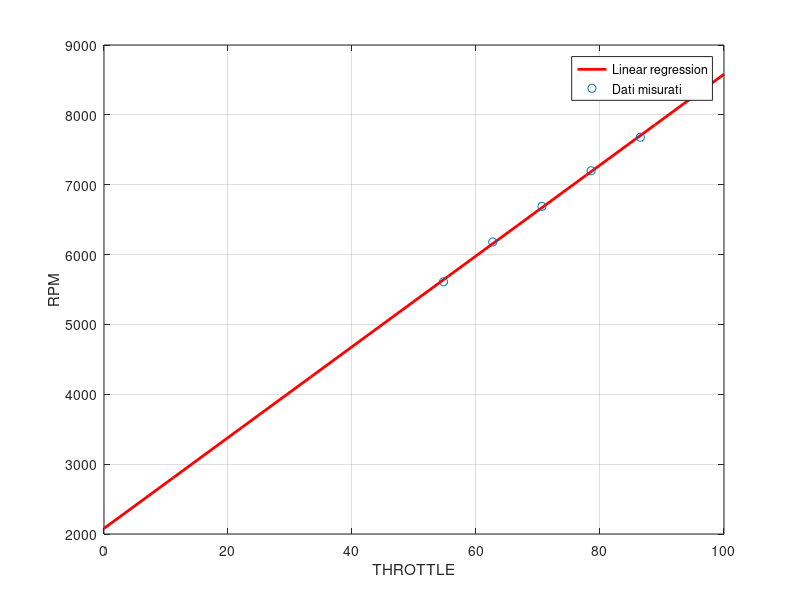
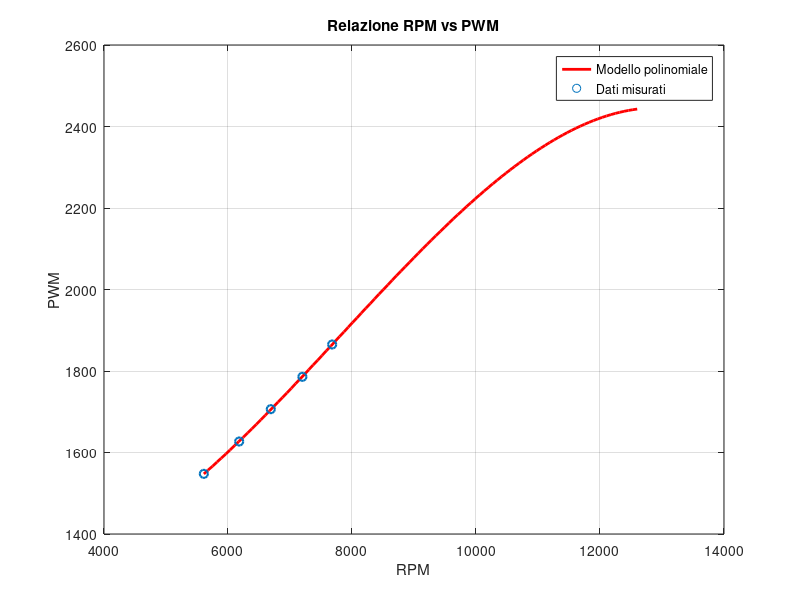

Write MATLAB code to recreate these figures, in order.


THROTTLE_SAMPLE = [54.761904761904766, 62.698412698412696, 70.63492063492063, 78.57142857142858, 86.5079365079365];
PWM_SAMPLE = THROTTLE_SAMPLE / 100 * 1000 + 1000;

RPM_SAMPLE = [5610, 6180, 6690, 7200, 7680];
%RPM_SAMPLE = [6600, 8100, 9240, 9870, 10260, 10500, 12600]; % Valori di RPM
MAX_PWM = 2000;

% Calcolo dei coefficienti del polinomio di grado 1
coeffs_1 = polyfit(THROTTLE_SAMPLE, RPM_SAMPLE, 1);
a_1 = coeffs_1(1);
b_1 = coeffs_1(2);

% Stampa i coefficienti del polinomio
fprintf('Coefficiente a (x^1): %.20f\n', a_1);
fprintf('Coefficiente b (x^0): %.20f\n', b_1);

% Calcolo dei coefficienti del polinomio di grado 2
coeffs = polyfit(RPM_SAMPLE, PWM_SAMPLE, 3);

% Coefficienti del polinomio
a = coeffs(1); % Coefficiente di x^3
b = coeffs(2); % Coefficiente di x^2
c = coeffs(3); % Coefficiente di x^1
d = coeffs(4); % Coefficiente costante

% Definizione della funzione lambda basata sui coefficienti calcolati
rpm_model = @(rpm) a*rpm.^3 + b*rpm.^2 + c*rpm + d;
pwm_model = @(throttle) (a_1*throttle + b_1);

% Esempio di utilizzo
rpm_values = linspace(min(RPM_SAMPLE), 12600, 100); % Gamma di valori RPM
pwm_values = rpm_model(rpm_values); % Calcola le PWM corrispondenti

% Visualizzazione dei risultati
throttles = linspace(0, 100, 10);
plot(throttles, pwm_model(throttles), 'r-', 'LineWidth', 2);
hold on;
scatter(THROTTLE_SAMPLE, RPM_SAMPLE);
grid on;
xlabel('THROTTLE');
ylabel('RPM');
legend('Linear regression', 'Dati misurati');

figure();

plot(rpm_values, pwm_values, 'r-', 'LineWidth', 2);
hold on;
scatter(RPM_SAMPLE, PWM_SAMPLE, 'bo', 'LineWidth', 1.5);
title('Relazione RPM vs PWM');
xlabel('RPM');
ylabel('PWM');
legend('Modello polinomiale', 'Dati misurati');
grid on;
hold off;

% Stampa i coefficienti del polinomio
fprintf('Coefficiente a (x^3): %.20f\n', a);
fprintf('Coefficiente b (x^2): %.20f\n', b);
fprintf('Coefficiente c (x^1): %.20f\n', c);
fprintf('Coefficiente d (x^0): %.20f\n', d);
